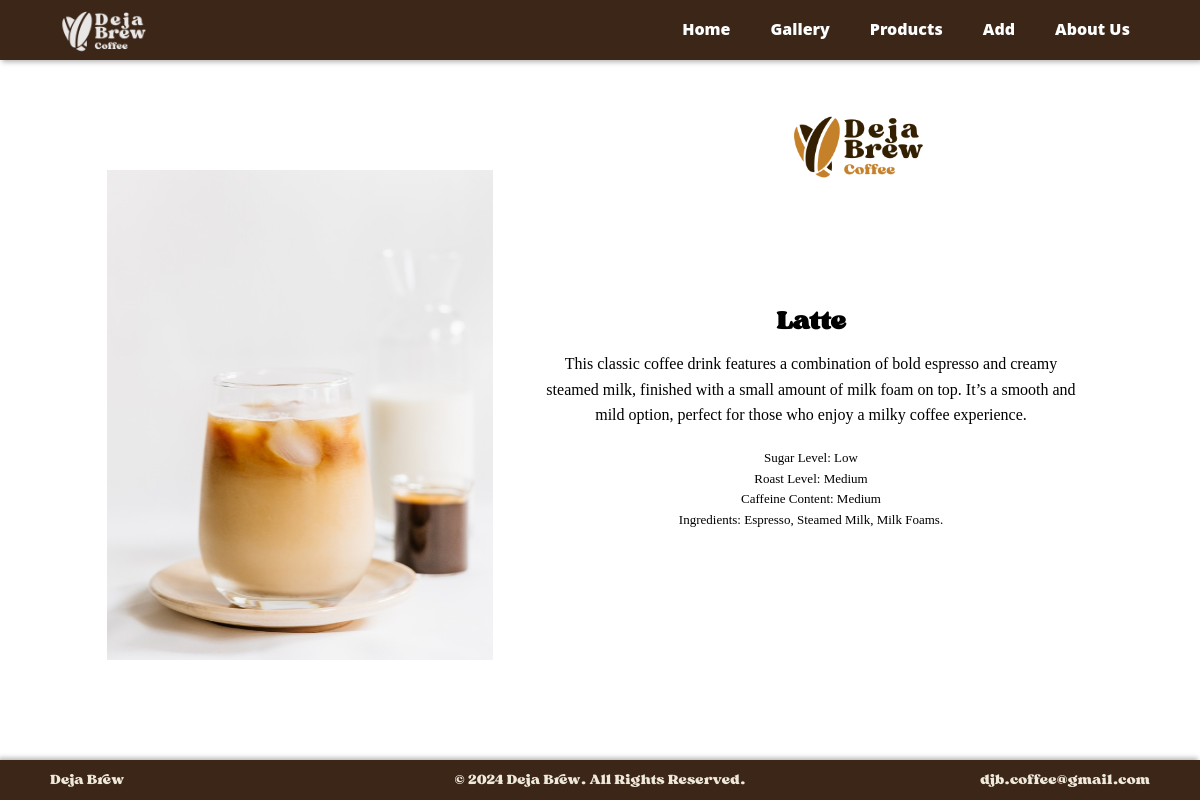
The page /index.php?command=viewProduct&&coffee_id=7 on the database its author committed.
### tables this page shows
CREATE TABLE `coffees` (
  `coffee_id` int(11) NOT NULL,
  `name` varchar(255) NOT NULL,
  `description` text DEFAULT NULL,
  `sugar_level` varchar(100) DEFAULT NULL,
  `roast_level` varchar(100) DEFAULT NULL,
  `caffeine_content` varchar(50) DEFAULT NULL,
  `category` enum('Coffee','Non-Coffee','Fruit Infusions And Smoothies','Pastry') NOT NULL,
  `ingredients` text DEFAULT NULL,
  `images` text NOT NULL
);

### model.php (called while the page is built, shortened)
<?php
class Model
{
	public $db=null;
	function __construct()
	{
		try
		{
			$this->db = new mysqli('localhost', 'root', '', 'dejadb');
		}
		catch(mysqli_sql_exception $e)
		{
			exit('Database connection could not be established.');
		}
	}
	public function getBookDet($coffee_id)
		{
			$data = array();
			$stmt = $this->db->prepare("SELECT * FROM coffees WHERE coffee_id = ?");
			$stmt->bind_param("s", $coffee_id);
			$stmt->execute();
			$result = $stmt->get_result();
			if ($getRow = $result->fetch_object()) {
				$data = $getRow;
			}
			return $data;
		}
}
?>

### html/view_product.php (the view, shortened to what this page needs)
<!DOCTYPE html>
<html lang="en">
<head>
    <link rel="stylesheet" href="css/view_product.css">
</head>
<body>
    <section class="coffeeProfile">
        <img class="dejaLogo" src="images/Deja Brew Brand v2.png" alt="Deja Brew Logo">
        <?php
        if ($coffeeDetails) {
            echo "<div class='content'>";
                echo "<div class='prodImage'>";
                    echo "<img class='coffeeImg' src='" . htmlspecialchars($coffeeDetails->images) . "' alt='" . htmlspecialchars($coffeeDetails->name) . "'>";
                echo "</div>";
                echo "<div class='prodDetails'>";
                    echo "<h3 class='coffeeName'>" . htmlspecialchars($coffeeDetails->name) . "</h3>";
                    echo "<p class='aboutCoffee' id='coffeeDescription'>" . htmlspecialchars($coffeeDetails->description) . "</p>";
                    echo "<p class='aboutCoffee'>Sugar Level: " . htmlspecialchars($coffeeDetails->sugar_level) . "</p>";
                    echo "<p class='aboutCoffee'>Roast Level: " . htmlspecialchars($coffeeDetails->roast_level) . "</p>";
                    echo "<p class='aboutCoffee'>Caffeine Content: " . htmlspecialchars($coffeeDetails->caffeine_content) . "</p>";
                    echo "<p class='aboutCoffee'>Ingredients: " . htmlspecialchars($coffeeDetails->ingredients) . "</p>";
                echo "</div>";
            echo "</div>";
        } else {
            echo "<p>No coffee details found.</p>";
        }
        ?>
    </section>
</body>
</html>

### css/header-footer.css (style rules this page uses)
* { margin: 0; padding: 0; box-sizing: border-box; }
html { scroll-behavior: smooth; }
body { font-family: 'Sergio Trendy', sans-serif; line-height: 1.6; padding-top: 60px; padding-bottom: 40px; background-color: #ffffff; scroll-snap-type: y mandatory; overflow-y: scroll; }
.Header { display: flex; justify-content: space-between; align-items: center; padding: 0 50px; background-color: #3b2618; box-shadow: 2px 2px 5px rgba(0, 0, 0, 0.3); position: fixed; top: 0; width: 100%; height: 60px; z-index: 100; }
.brand_logo { max-height: 110px; margin-right: auto; display: block; }
.header_button { display: flex; height: 100%; transition: max-height 0.5s ease-in-out; overflow: hidden; }
.header_button a { background: none; font-family: 'Open Sans ExtraBold', sans-serif; color: #ffffff; text-decoration: none; padding: 0 20px; height: 100%; cursor: pointer; font-size: 16px; display: flex; align-items: center; transition: background-color 0.4s ease; }
.Footer { display: flex; justify-content: space-between; align-items: center; padding: 0 50px; background-color: #3b2618; box-shadow: -2px -2px 5px rgba(0, 0, 0, 0.3); position: fixed; bottom: 0; width: 100%; height: 40px; z-index: 100; color: #EFE9DB; font-size: 14px; }
.footer_left, .footer_center, .footer_right { flex: 1; text-align: center; font-family: "Sergio Trendy"; }
.footer_left { text-align: left; }
.footer_right { text-align: right; }

### css/view_product.css (style rules this page uses)
* { margin: 0; padding: 0; box-sizing: border-box; }
body { font-family: 'Sergio Trendy', sans-serif; background-color: beige; padding-top: 60px; padding-bottom: 40px; height: fit-content; }
section { width: 100%; display: flex; justify-content: center; align-items: center; flex-direction: column; }
.coffeeProfile { width: 100%; display: flex; flex-direction: column; align-items: center; justify-content: flex-start; height: fit-content; }
.dejaLogo { position: relative; max-height: 170px; margin-bottom: -40px; left: 260px; }
.content { display: flex; gap: 1px; }
.prodImage { position: relative; width: 50%; display: flex; justify-content: center; align-items: center; box-sizing: border-box; bottom: 20px; }
.prodImage img { max-height: 490px; margin: 0; }
.prodDetails { width: 50%; margin-top: 5rem; margin-left: -90px; text-align: center; padding: 30px; box-sizing: border-box; display: flex; flex-direction: column; }
.coffeeName { font-size: 1.6rem; margin-bottom: 10px; }
#coffeeDescription { font-size: 16px; margin-bottom: 20px; }
.aboutCoffee { font-family: 'Roboto Slab Light'; font-size: 13px; }

### rows shown on the page
coffees: images+name (picture), name "Latte", description "This classic coffee drink features a combination of bold espresso and creamy steamed milk, finished with a small amount of milk foam on top. It’s a smooth and mild option, perfect for those who enjoy a milky coffee experience.", sugar_level "Low", roast_level "Medium", caffeine_content "Medium", ingredients "Espresso, Steamed Milk, Milk Foams."
